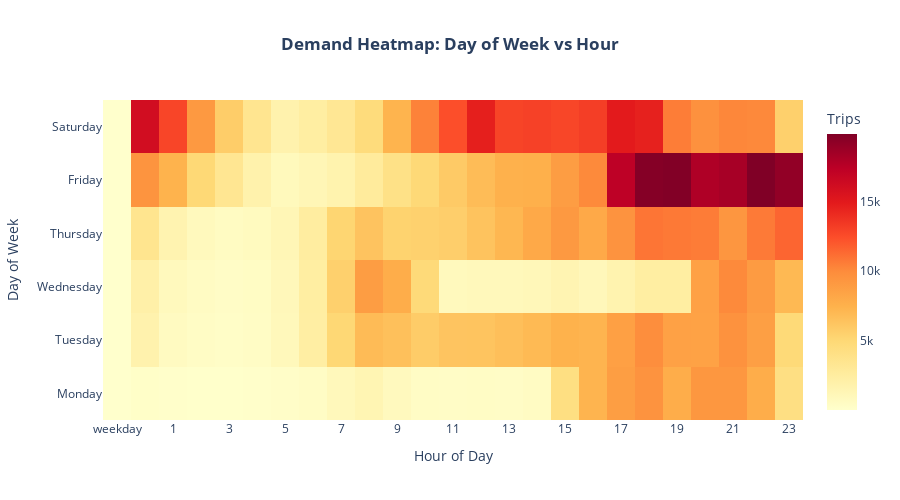

This figure's notebook cell:
### Markdown cell above
## Weekly Demand Patterns

**Finding:** Compare weekday vs weekend demand to adjust fleet size accordingly.

### Code cell
# Demand Heatmap: Hour vs Weekday
heatmap_data = df.group_by(["weekday", "hour"]).len().sort(["weekday", "hour"])
heatmap_matrix = heatmap_data.pivot(values="len", index="weekday", on="hour").to_pandas()

# Map weekday numbers to names
day_names = {1: 'Monday', 2: 'Tuesday', 3: 'Wednesday', 4: 'Thursday', 
             5: 'Friday', 6: 'Saturday', 7: 'Sunday'}
heatmap_matrix.index = heatmap_matrix.index.map(day_names)

fig = go.Figure(data=go.Heatmap(
    z=heatmap_matrix.values,
    x=heatmap_matrix.columns,
    y=heatmap_matrix.index,
    colorscale='YlOrRd',
    hovertemplate='<b>%{y}</b><br>Hour: %{x}:00<br>Trips: %{z:,}<extra></extra>',
    colorbar=dict(title='Trips')
))

fig.update_layout(
    title=dict(text='<b>Demand Heatmap: Day of Week vs Hour</b>', x=0.5, xanchor='center'),
    xaxis_title='Hour of Day',
    yaxis_title='Day of Week',
    height=500,
    xaxis=dict(tickmode='linear', tick0=0, dtick=2)
)
fig.show()

print("\n💡 Insight: Darker cells indicate higher demand periods for fleet positioning")

### Figure 1 — Plotly figure (JSON) as saved in the notebook; plotly's stock layout.template omitted (floating-point values rounded to 4 significant figures; data arrays with more than 128 entries replaced by an {"elided": "..."} marker saying what was removed)
{"data": [{"colorbar": {"title": {"text": "Trips"}}, "colorscale": [[0, "rgb(255,255,204)"], [0.125, "rgb(255,237,160)"], [0.25, "rgb(254,217,118)"], [0.375, "rgb(254,178,76)"], [0.5, "rgb(253,141,60)"], [0.625, "rgb(252,78,42)"], [0.75, "rgb(227,26,28)"], [0.875, "rgb(189,0,38)"], [1, "rgb(128,0,38)"]], "hovertemplate": "<b>%{y}</b><br>Hour: %{x}:00<br>Trips: %{z:,}<extra></extra>", "type": "heatmap", "x": ["weekday", "0", "1", "2", "3", "4", "5", "6", "7", "8", "9", "10", "11", "12", "13", "14", "15", "16", "17", "18", "19", "20", "21", "22", "23"], "y": [null, "Monday", "Tuesday", "Wednesday", "Thursday", "Friday", "Saturday"], "z": {"elided": "7x25 int values"}}], "layout": {"height": 500, "title": {"text": "<b>Demand Heatmap: Day of Week vs Hour</b>", "x": 0.5, "xanchor": "center"}, "xaxis": {"dtick": 2, "tick0": 0, "tickmode": "linear", "title": {"text": "Hour of Day"}}, "yaxis": {"title": {"text": "Day of Week"}}}}
